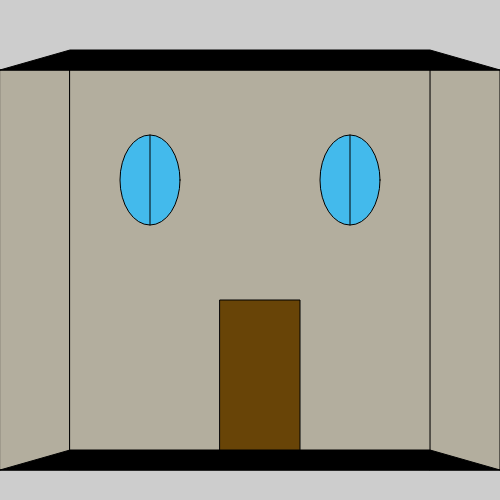
Frame 1 (no input)
Frame 60 (no input): identical to frame 1, image omitted
Frame 120 (the mouse pressed at the canvas centre since frame 60): identical to frame 1, image omitted

The p5.js sketch that drew this single still picture (run headless with seeded random() and noise() and a simulated clock; from frame 60 on, the mouse is pressed at the canvas centre):

// p5.js sketch
// ── sketch.js
function setup() {
  createCanvas(500, 500);
}
function draw() {
  background(205); 
    fill("rgb(179,174,158)")
  rect (0,70,70,400) 
   rect (430,70,70,400)
  fill(179,174,158)
  rect (70,70,360,400)
 fill("black")
    quad(0, 470,     70, 450,     430, 450,     500, 470);
   quad(0, 70,     70, 50,     430, 50,     500, 70);
  fill("rgb(104,68,7)")
  rect(220,300,80,150)
  fill("rgb(67,186,236)")
ellipse(350,180,60,90)
ellipse(150,180,60,90)
  line(150,135,150,225)
  line(350,135,350,225)
}
